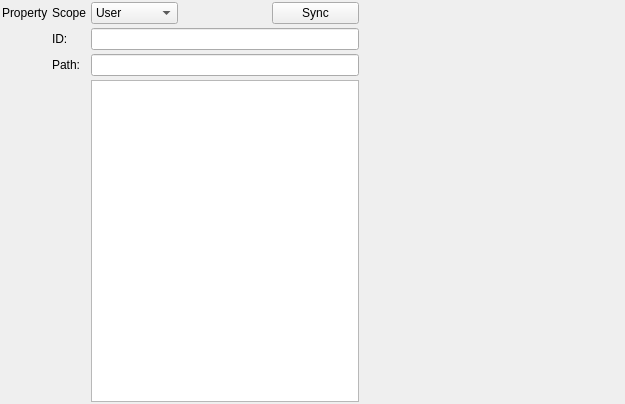
<?xml version="1.0" encoding="UTF-8"?>
<ui version="4.0">
 <class>HTFilePathWidget</class>
 <widget class="QWidget" name="HTFilePathWidget">
  <property name="geometry">
   <rect>
    <x>0</x>
    <y>0</y>
    <width>625</width>
    <height>404</height>
   </rect>
  </property>
  <property name="windowTitle">
   <string>HyperThought File Selection</string>
  </property>
  <layout class="QGridLayout" name="gridLayout">
   <property name="leftMargin">
    <number>2</number>
   </property>
   <property name="topMargin">
    <number>2</number>
   </property>
   <property name="rightMargin">
    <number>2</number>
   </property>
   <property name="bottomMargin">
    <number>2</number>
   </property>
   <property name="spacing">
    <number>4</number>
   </property>
   <item row="0" column="1">
    <widget class="QLabel" name="sourceLabel">
     <property name="sizePolicy">
      <sizepolicy hsizetype="Minimum" vsizetype="Preferred">
       <horstretch>0</horstretch>
       <verstretch>0</verstretch>
      </sizepolicy>
     </property>
     <property name="text">
      <string>Scope</string>
     </property>
    </widget>
   </item>
   <item row="0" column="0">
    <widget class="QLabel" name="propNameLabel">
     <property name="text">
      <string>Property</string>
     </property>
     <property name="margin">
      <number>4</number>
     </property>
    </widget>
   </item>
   <item row="0" column="2">
    <widget class="QComboBox" name="sourceCombo">
     <item>
      <property name="text">
       <string>User</string>
      </property>
     </item>
     <item>
      <property name="text">
       <string>Group</string>
      </property>
     </item>
     <item>
      <property name="text">
       <string>Project</string>
      </property>
     </item>
    </widget>
   </item>
   <item row="1" column="1">
    <widget class="QLabel" name="sourceIdLabel">
     <property name="sizePolicy">
      <sizepolicy hsizetype="Minimum" vsizetype="Preferred">
       <horstretch>0</horstretch>
       <verstretch>0</verstretch>
      </sizepolicy>
     </property>
     <property name="text">
      <string>ID:</string>
     </property>
    </widget>
   </item>
   <item row="2" column="1">
    <widget class="QLabel" name="pathLabel">
     <property name="sizePolicy">
      <sizepolicy hsizetype="Minimum" vsizetype="Preferred">
       <horstretch>0</horstretch>
       <verstretch>0</verstretch>
      </sizepolicy>
     </property>
     <property name="text">
      <string>Path:</string>
     </property>
    </widget>
   </item>
   <item row="0" column="5" rowspan="4">
    <widget class="HTFileWidget" name="fileInfoWidget" native="true">
     <property name="sizePolicy">
      <sizepolicy hsizetype="Expanding" vsizetype="Preferred">
       <horstretch>3</horstretch>
       <verstretch>0</verstretch>
      </sizepolicy>
     </property>
     <property name="minimumSize">
      <size>
       <width>200</width>
       <height>180</height>
      </size>
     </property>
    </widget>
   </item>
   <item row="0" column="3">
    <spacer name="sourceSpacer">
     <property name="orientation">
      <enum>Qt::Horizontal</enum>
     </property>
     <property name="sizeType">
      <enum>QSizePolicy::Preferred</enum>
     </property>
     <property name="sizeHint" stdset="0">
      <size>
       <width>455</width>
       <height>20</height>
      </size>
     </property>
    </spacer>
   </item>
   <item row="0" column="4">
    <widget class="QPushButton" name="syncBtn">
     <property name="text">
      <string>Sync</string>
     </property>
    </widget>
   </item>
   <item row="1" column="2" colspan="3">
    <widget class="QLineEdit" name="sourceIdLE"/>
   </item>
   <item row="2" column="2" colspan="3">
    <widget class="QLineEdit" name="pathLE"/>
   </item>
   <item row="3" column="2" colspan="3">
    <widget class="DeselectableTreeView" name="fileInfoTreeView">
     <property name="sizePolicy">
      <sizepolicy hsizetype="Expanding" vsizetype="Expanding">
       <horstretch>1</horstretch>
       <verstretch>0</verstretch>
      </sizepolicy>
     </property>
     <property name="minimumSize">
      <size>
       <width>200</width>
       <height>0</height>
      </size>
     </property>
     <property name="editTriggers">
      <set>QAbstractItemView::NoEditTriggers</set>
     </property>
     <attribute name="headerVisible">
      <bool>false</bool>
     </attribute>
    </widget>
   </item>
  </layout>
 </widget>
 <customwidgets>
  <customwidget>
   <class>HTFileWidget</class>
   <extends>QWidget</extends>
   <header location="global">htfilewidget.h</header>
   <container>1</container>
  </customwidget>
  <customwidget>
   <class>DeselectableTreeView</class>
   <extends>QTreeView</extends>
   <header location="global">DeselectableTreeView.h</header>
  </customwidget>
 </customwidgets>
 <tabstops>
  <tabstop>sourceCombo</tabstop>
  <tabstop>sourceIdLE</tabstop>
  <tabstop>pathLE</tabstop>
 </tabstops>
 <resources/>
 <connections/>
</ui>
